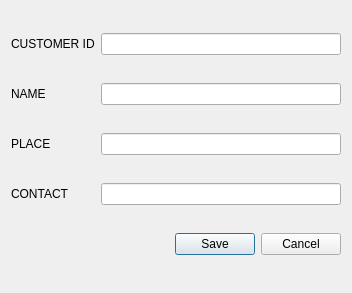
<?xml version="1.0" encoding="UTF-8"?>
<ui version="4.0">
 <class>addnew_customer</class>
 <widget class="QDialog" name="addnew_customer">
  <property name="geometry">
   <rect>
    <x>0</x>
    <y>0</y>
    <width>352</width>
    <height>293</height>
   </rect>
  </property>
  <property name="windowTitle">
   <string>Dialog</string>
  </property>
  <layout class="QGridLayout" name="gridLayout">
   <item row="0" column="0">
    <widget class="QLabel" name="label_4">
     <property name="text">
      <string>CUSTOMER ID</string>
     </property>
    </widget>
   </item>
   <item row="1" column="0">
    <widget class="QLabel" name="label">
     <property name="text">
      <string>NAME</string>
     </property>
    </widget>
   </item>
   <item row="1" column="1" colspan="2">
    <widget class="QLineEdit" name="n_name"/>
   </item>
   <item row="2" column="0">
    <widget class="QLabel" name="label_2">
     <property name="text">
      <string>PLACE</string>
     </property>
    </widget>
   </item>
   <item row="2" column="1" colspan="2">
    <widget class="QLineEdit" name="n_place"/>
   </item>
   <item row="3" column="0">
    <widget class="QLabel" name="label_3">
     <property name="text">
      <string>CONTACT</string>
     </property>
    </widget>
   </item>
   <item row="4" column="2">
    <widget class="QDialogButtonBox" name="buttonBox">
     <property name="orientation">
      <enum>Qt::Horizontal</enum>
     </property>
     <property name="standardButtons">
      <set>QDialogButtonBox::Cancel|QDialogButtonBox::Save</set>
     </property>
    </widget>
   </item>
   <item row="0" column="1" colspan="2">
    <widget class="QLineEdit" name="n_cid"/>
   </item>
   <item row="3" column="1" colspan="2">
    <widget class="QLineEdit" name="n_contact"/>
   </item>
  </layout>
 </widget>
 <resources/>
 <connections>
  <connection>
   <sender>buttonBox</sender>
   <signal>accepted()</signal>
   <receiver>addnew_customer</receiver>
   <slot>accept()</slot>
   <hints>
    <hint type="sourcelabel">
     <x>248</x>
     <y>254</y>
    </hint>
    <hint type="destinationlabel">
     <x>157</x>
     <y>274</y>
    </hint>
   </hints>
  </connection>
  <connection>
   <sender>buttonBox</sender>
   <signal>rejected()</signal>
   <receiver>addnew_customer</receiver>
   <slot>reject()</slot>
   <hints>
    <hint type="sourcelabel">
     <x>316</x>
     <y>260</y>
    </hint>
    <hint type="destinationlabel">
     <x>286</x>
     <y>274</y>
    </hint>
   </hints>
  </connection>
 </connections>
</ui>
